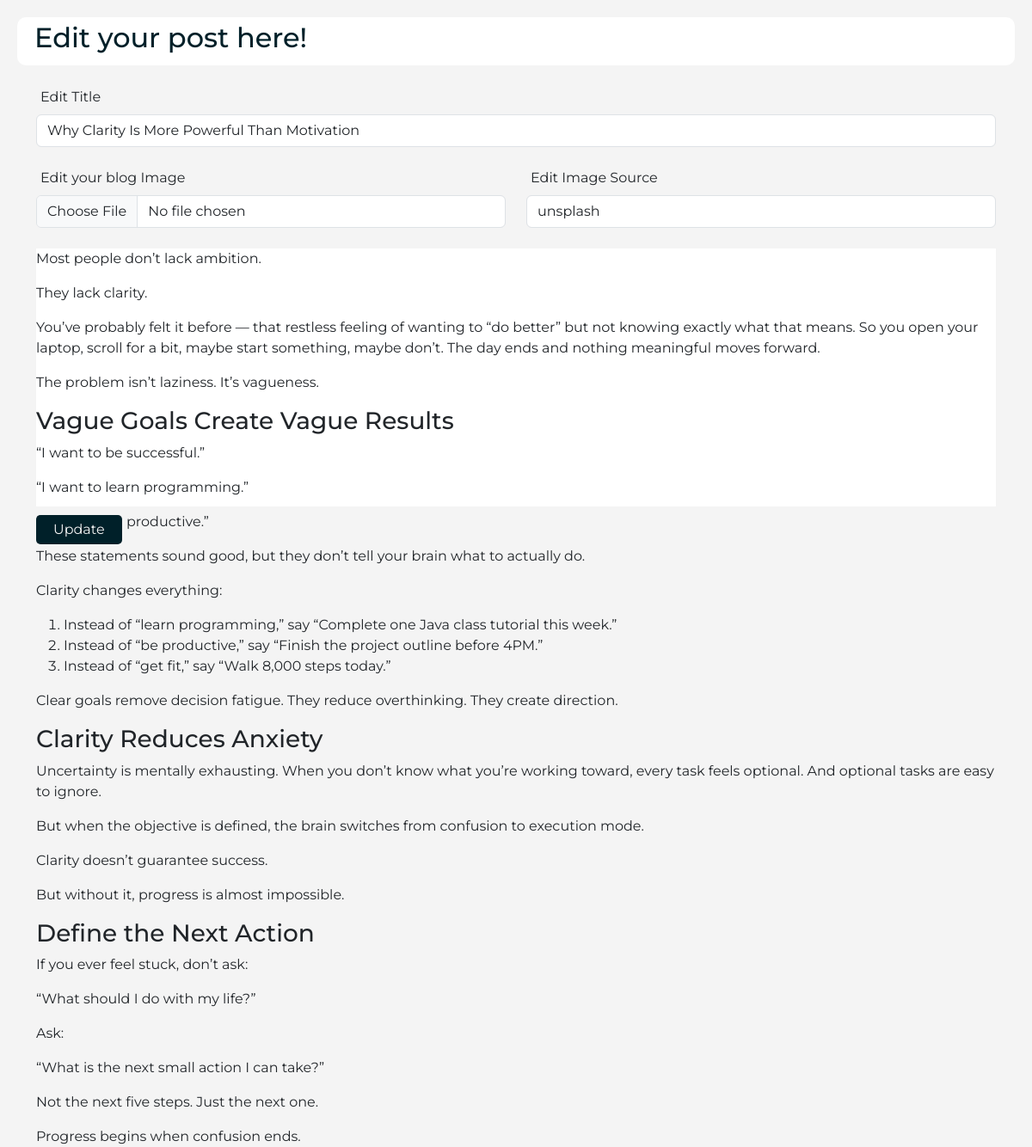
/edit.php?id=2 (signed in), run on the app's committed database.
### tables this page shows
CREATE TABLE `posts` (
  `id` int(11) NOT NULL,
  `title` varchar(300) NOT NULL,
  `slug` varchar(350) NOT NULL,
  `image` varchar(255) NOT NULL,
  `image_source` varchar(255) NOT NULL,
  `content` mediumtext NOT NULL,
  `date` datetime NOT NULL DEFAULT current_timestamp()
);

### edit.php (the view, shortened to what this page needs)
<?php
include("./includes/db_connect.php");
$post_id = (int) $_GET['id'];
$sql = "SELECT * FROM posts WHERE id = ?";
$stmt = mysqli_prepare($connection, $sql);
mysqli_stmt_bind_param($stmt, "i", $post_id);
mysqli_stmt_execute($stmt);
$result = mysqli_stmt_get_result($stmt);
$row = mysqli_fetch_assoc($result);
?>
<!DOCTYPE html>
<html lang="en">
<?php include("./includes/post-header.php") ?>
<body>
  <main style="margin: 0;">
    <div class="main-nav">
      <h2>Edit your post here!</h2>
    </div>
    <div class="new-post">
      <div class="container">
        <form id="postForm" action="update.php" method="post" enctype="multipart/form-data">
          <div class="mb-4">
            <label for="Blog Title" class="form-label">Edit Title</label>
            <input type="text" class="form-control" id="blog-title" name="title" placeholder="This is the title of the blog ... " value="<?php echo $row['title'] ?>">
          </div>
          <div class="row">
            <div class="col-lg-6 col-sm-6">
              <div class="mb-4">
                <label for="formFile" class="form-label">Edit your blog Image</label>
                <input class="form-control" name="image" type="file" id="formFile">
              </div>
            </div>
            <div class="col-lg-6 col-sm-6">
              <div class="mb-4">
                <label for="Image Source" class="form-label">Edit Image Source</label>
                <input type="text" class="form-control" id="image-source" name="img-src" value="<?php echo $row['image_source'] ?>">
              </div>
            </div>
          </div>
          <div id="editor">
            <?php echo $row['content'] ?>
          </div>
          <button type="submit" name="publish">Update</button>
        </form>
      </div>
    </div>
  </main>
</body>
</html>

### styles/dashboard.css (style rules this page uses)
* { margin: 0; padding: 0; box-sizing: border-box; font-family: "Montserrat", sans-serif; }
body { background: #f4f4f4; }
main { margin-left: 230px; padding-top: 20px; }
main .main-nav { display: flex; justify-content: space-between; padding: 5px 20px; background-color: #fff; margin: 0px 20px; border-radius: 10px; }
main .main-nav h2 { color: #002029; }
#editor { height: 300px; background-color: #fff; }
.new-post { margin: 20px 0; padding: 5px; }
.new-post label { margin-left: 5px; }
.new-post button { margin: 10px 0; padding: 5px 20px; border-radius: 5px; border: none; background-color: #002029; color: #f4f4f4; }

### data on the page
posts: title "Why Clarity Is More Powerful Than Motivation", img-src "unsplash", content "Most people don’t lack ambition. They lack clarity. You’ve probably felt it before — that restless feeling of wanting to “do better” but not knowing exactly what that means. So you open your laptop, scroll for a bit, maybe start something, maybe don’t. The day ends and nothing meaningful moves forward. The problem isn’t laziness. It’s vagueness. Vague Goals Create Vague Results “I want to be successful.” “I want to learn programming.” “I want to be productive.” These statements sound good, but they don’t tell your brain what to actually do. Clarity changes everything: Instead of “learn programming,” say “Complete one Java class tutorial this week.” Instead of “be productive,” say “Finish…"
